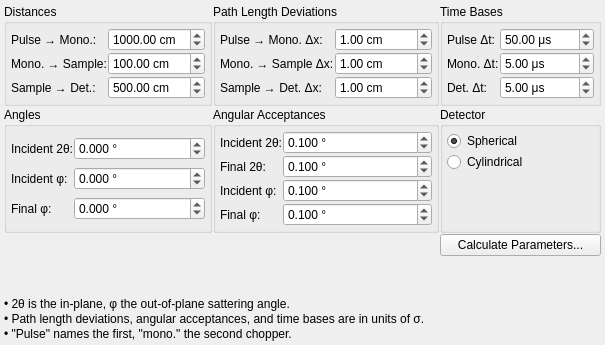
     <widget class="QWidget" name="tabViol">
      <attribute name="title">
       <string>TOF</string>
      </attribute>
      <layout class="QGridLayout" name="gridLayout_14">
       <property name="leftMargin">
        <number>4</number>
       </property>
       <property name="topMargin">
        <number>4</number>
       </property>
       <property name="rightMargin">
        <number>4</number>
       </property>
       <property name="bottomMargin">
        <number>4</number>
       </property>
       <property name="spacing">
        <number>1</number>
       </property>
       <item row="0" column="2">
        <widget class="QGroupBox" name="groupBox_22">
         <property name="title">
          <string>Time Bases</string>
         </property>
         <layout class="QGridLayout" name="gridLayout_26">
          <property name="leftMargin">
           <number>4</number>
          </property>
          <property name="topMargin">
           <number>4</number>
          </property>
          <property name="rightMargin">
           <number>4</number>
          </property>
          <property name="bottomMargin">
           <number>4</number>
          </property>
          <property name="spacing">
           <number>1</number>
          </property>
          <item row="0" column="0">
           <widget class="QLabel" name="label_72">
            <property name="sizePolicy">
             <sizepolicy hsizetype="Fixed" vsizetype="Preferred">
              <horstretch>0</horstretch>
              <verstretch>0</verstretch>
             </sizepolicy>
            </property>
            <property name="text">
             <string>Pulse Δt:</string>
            </property>
           </widget>
          </item>
          <item row="0" column="1">
           <widget class="QDoubleSpinBox" name="spinTofPulseSig">
            <property name="toolTip">
             <string>Calculate from chopper frequency.</string>
            </property>
            <property name="prefix">
             <string/>
            </property>
            <property name="suffix">
             <string> μs</string>
            </property>
            <property name="decimals">
             <number>2</number>
            </property>
            <property name="maximum">
             <double>99999.000000000000000</double>
            </property>
            <property name="singleStep">
             <double>0.100000000000000</double>
            </property>
            <property name="value">
             <double>50.000000000000000</double>
            </property>
           </widget>
          </item>
          <item row="1" column="0">
           <widget class="QLabel" name="label_73">
            <property name="sizePolicy">
             <sizepolicy hsizetype="Fixed" vsizetype="Preferred">
              <horstretch>0</horstretch>
              <verstretch>0</verstretch>
             </sizepolicy>
            </property>
            <property name="text">
             <string>Mono. Δt:</string>
            </property>
           </widget>
          </item>
          <item row="1" column="1">
           <widget class="QDoubleSpinBox" name="spinTofMonoSig">
            <property name="toolTip">
             <string>Calculate from chopper frequency.</string>
            </property>
            <property name="prefix">
             <string/>
            </property>
            <property name="suffix">
             <string> μs</string>
            </property>
            <property name="decimals">
             <number>2</number>
            </property>
            <property name="maximum">
             <double>99999.000000000000000</double>
            </property>
            <property name="singleStep">
             <double>0.100000000000000</double>
            </property>
            <property name="value">
             <double>5.000000000000000</double>
            </property>
           </widget>
          </item>
          <item row="2" column="0">
           <widget class="QLabel" name="label_74">
            <property name="sizePolicy">
             <sizepolicy hsizetype="Fixed" vsizetype="Preferred">
              <horstretch>0</horstretch>
              <verstretch>0</verstretch>
             </sizepolicy>
            </property>
            <property name="text">
             <string>Det. Δt:</string>
            </property>
           </widget>
          </item>
          <item row="2" column="1">
           <widget class="QDoubleSpinBox" name="spinTofDetSig">
            <property name="toolTip">
             <string>Calculate from detector time resolution.</string>
            </property>
            <property name="prefix">
             <string/>
            </property>
            <property name="suffix">
             <string> μs</string>
            </property>
            <property name="decimals">
             <number>2</number>
            </property>
            <property name="maximum">
             <double>99999.000000000000000</double>
            </property>
            <property name="singleStep">
             <double>0.100000000000000</double>
            </property>
            <property name="value">
             <double>5.000000000000000</double>
            </property>
           </widget>
          </item>
         </layout>
        </widget>
       </item>
       <item row="4" column="0" colspan="3">
        <widget class="QLabel" name="label_11">
         <property name="text">
          <string>• 2θ is the in-plane, φ the out-of-plane sattering angle.</string>
         </property>
        </widget>
       </item>
       <item row="0" column="0">
        <widget class="QGroupBox" name="groupBox_20">
         <property name="title">
          <string>Distances</string>
         </property>
         <layout class="QGridLayout" name="gridLayout_22">
          <property name="leftMargin">
           <number>4</number>
          </property>
          <property name="topMargin">
           <number>4</number>
          </property>
          <property name="rightMargin">
           <number>4</number>
          </property>
          <property name="bottomMargin">
           <number>4</number>
          </property>
          <property name="spacing">
           <number>1</number>
          </property>
          <item row="0" column="0">
           <widget class="QLabel" name="label_66">
            <property name="sizePolicy">
             <sizepolicy hsizetype="Fixed" vsizetype="Preferred">
              <horstretch>0</horstretch>
              <verstretch>0</verstretch>
             </sizepolicy>
            </property>
            <property name="text">
             <string>Pulse → Mono.:</string>
            </property>
           </widget>
          </item>
          <item row="0" column="1">
           <widget class="QDoubleSpinBox" name="spinDistTofPulseMono">
            <property name="suffix">
             <string> cm</string>
            </property>
            <property name="decimals">
             <number>2</number>
            </property>
            <property name="maximum">
             <double>99999.000000000000000</double>
            </property>
            <property name="singleStep">
             <double>1.000000000000000</double>
            </property>
            <property name="value">
             <double>1000.000000000000000</double>
            </property>
           </widget>
          </item>
          <item row="1" column="0">
           <widget class="QLabel" name="label_67">
            <property name="sizePolicy">
             <sizepolicy hsizetype="Fixed" vsizetype="Preferred">
              <horstretch>0</horstretch>
              <verstretch>0</verstretch>
             </sizepolicy>
            </property>
            <property name="text">
             <string>Mono. → Sample:</string>
            </property>
           </widget>
          </item>
          <item row="1" column="1">
           <widget class="QDoubleSpinBox" name="spinDistTofMonoSample">
            <property name="suffix">
             <string> cm</string>
            </property>
            <property name="decimals">
             <number>2</number>
            </property>
            <property name="maximum">
             <double>99999.000000000000000</double>
            </property>
            <property name="singleStep">
             <double>1.000000000000000</double>
            </property>
            <property name="value">
             <double>100.000000000000000</double>
            </property>
           </widget>
          </item>
          <item row="2" column="0">
           <widget class="QLabel" name="label_68">
            <property name="sizePolicy">
             <sizepolicy hsizetype="Fixed" vsizetype="Preferred">
              <horstretch>0</horstretch>
              <verstretch>0</verstretch>
             </sizepolicy>
            </property>
            <property name="text">
             <string>Sample → Det.:</string>
            </property>
           </widget>
          </item>
          <item row="2" column="1">
           <widget class="QDoubleSpinBox" name="spinDistTofSampleDet">
            <property name="suffix">
             <string> cm</string>
            </property>
            <property name="decimals">
             <number>2</number>
            </property>
            <property name="maximum">
             <double>99999.000000000000000</double>
            </property>
            <property name="singleStep">
             <double>1.000000000000000</double>
            </property>
            <property name="value">
             <double>500.000000000000000</double>
            </property>
           </widget>
          </item>
         </layout>
        </widget>
       </item>
       <item row="0" column="1">
        <widget class="QGroupBox" name="groupBox_21">
         <property name="title">
          <string>Path Length Deviations</string>
         </property>
         <layout class="QGridLayout" name="gridLayout_25">
          <property name="leftMargin">
           <number>4</number>
          </property>
          <property name="topMargin">
           <number>4</number>
          </property>
          <property name="rightMargin">
           <number>4</number>
          </property>
          <property name="bottomMargin">
           <number>4</number>
          </property>
          <property name="spacing">
           <number>1</number>
          </property>
          <item row="0" column="0">
           <widget class="QLabel" name="label_69">
            <property name="text">
             <string>Pulse → Mono. Δx:</string>
            </property>
           </widget>
          </item>
          <item row="0" column="1">
           <widget class="QDoubleSpinBox" name="spinDistTofPulseMonoSig">
            <property name="suffix">
             <string> cm</string>
            </property>
            <property name="decimals">
             <number>2</number>
            </property>
            <property name="maximum">
             <double>99999.000000000000000</double>
            </property>
            <property name="singleStep">
             <double>0.100000000000000</double>
            </property>
            <property name="value">
             <double>1.000000000000000</double>
            </property>
           </widget>
          </item>
          <item row="1" column="0">
           <widget class="QLabel" name="label_70">
            <property name="text">
             <string>Mono. → Sample Δx:</string>
            </property>
           </widget>
          </item>
          <item row="1" column="1">
           <widget class="QDoubleSpinBox" name="spinDistTofMonoSampleSig">
            <property name="suffix">
             <string> cm</string>
            </property>
            <property name="decimals">
             <number>2</number>
            </property>
            <property name="maximum">
             <double>99999.000000000000000</double>
            </property>
            <property name="singleStep">
             <double>0.100000000000000</double>
            </property>
            <property name="value">
             <double>1.000000000000000</double>
            </property>
           </widget>
          </item>
          <item row="2" column="0">
           <widget class="QLabel" name="label_71">
            <property name="text">
             <string>Sample → Det. Δx:</string>
            </property>
           </widget>
          </item>
          <item row="2" column="1">
           <widget class="QDoubleSpinBox" name="spinDistTofSampleDetSig">
            <property name="suffix">
             <string> cm</string>
            </property>
            <property name="decimals">
             <number>2</number>
            </property>
            <property name="maximum">
             <double>99999.000000000000000</double>
            </property>
            <property name="singleStep">
             <double>0.100000000000000</double>
            </property>
            <property name="value">
             <double>1.000000000000000</double>
            </property>
           </widget>
          </item>
         </layout>
        </widget>
       </item>
       <item row="1" column="0">
        <widget class="QGroupBox" name="groupBox_23">
         <property name="title">
          <string>Angles</string>
         </property>
         <layout class="QGridLayout" name="gridLayout_23">
          <property name="leftMargin">
           <number>4</number>
          </property>
          <property name="topMargin">
           <number>4</number>
          </property>
          <property name="rightMargin">
           <number>4</number>
          </property>
          <property name="bottomMargin">
           <number>4</number>
          </property>
          <property name="spacing">
           <number>1</number>
          </property>
          <item row="0" column="0">
           <widget class="QLabel" name="label_75">
            <property name="sizePolicy">
             <sizepolicy hsizetype="Fixed" vsizetype="Preferred">
              <horstretch>0</horstretch>
              <verstretch>0</verstretch>
             </sizepolicy>
            </property>
            <property name="text">
             <string>Incident 2θ:</string>
            </property>
           </widget>
          </item>
          <item row="0" column="1">
           <widget class="QDoubleSpinBox" name="spinTof2thI">
            <property name="prefix">
             <string/>
            </property>
            <property name="suffix">
             <string> °</string>
            </property>
            <property name="decimals">
             <number>3</number>
            </property>
            <property name="minimum">
             <double>-360.000000000000000</double>
            </property>
            <property name="maximum">
             <double>360.000000000000000</double>
            </property>
            <property name="singleStep">
             <double>0.100000000000000</double>
            </property>
            <property name="value">
             <double>0.000000000000000</double>
            </property>
           </widget>
          </item>
          <item row="1" column="0">
           <widget class="QLabel" name="label_76">
            <property name="sizePolicy">
             <sizepolicy hsizetype="Fixed" vsizetype="Preferred">
              <horstretch>0</horstretch>
              <verstretch>0</verstretch>
             </sizepolicy>
            </property>
            <property name="text">
             <string>Incident φ:</string>
            </property>
           </widget>
          </item>
          <item row="1" column="1">
           <widget class="QDoubleSpinBox" name="spinTofphI">
            <property name="prefix">
             <string/>
            </property>
            <property name="suffix">
             <string> °</string>
            </property>
            <property name="decimals">
             <number>3</number>
            </property>
            <property name="minimum">
             <double>-360.000000000000000</double>
            </property>
            <property name="maximum">
             <double>360.000000000000000</double>
            </property>
            <property name="singleStep">
             <double>0.100000000000000</double>
            </property>
            <property name="value">
             <double>0.000000000000000</double>
            </property>
           </widget>
          </item>
          <item row="2" column="0">
           <widget class="QLabel" name="label_77">
            <property name="sizePolicy">
             <sizepolicy hsizetype="Fixed" vsizetype="Preferred">
              <horstretch>0</horstretch>
              <verstretch>0</verstretch>
             </sizepolicy>
            </property>
            <property name="text">
             <string>Final φ:</string>
            </property>
           </widget>
          </item>
          <item row="2" column="1">
           <widget class="QDoubleSpinBox" name="spinTofphF">
            <property name="prefix">
             <string/>
            </property>
            <property name="suffix">
             <string> °</string>
            </property>
            <property name="decimals">
             <number>3</number>
            </property>
            <property name="minimum">
             <double>-360.000000000000000</double>
            </property>
            <property name="maximum">
             <double>360.000000000000000</double>
            </property>
            <property name="singleStep">
             <double>0.100000000000000</double>
            </property>
            <property name="value">
             <double>0.000000000000000</double>
            </property>
           </widget>
          </item>
         </layout>
        </widget>
       </item>
       <item row="1" column="1">
        <widget class="QGroupBox" name="groupBox_24">
         <property name="toolTip">
          <string>Calculate either from collimation or from critical reflection angle of the guide.</string>
         </property>
         <property name="title">
          <string>Angular Acceptances</string>
         </property>
         <layout class="QGridLayout" name="gridLayout_24">
          <property name="leftMargin">
           <number>4</number>
          </property>
          <property name="topMargin">
           <number>4</number>
          </property>
          <property name="rightMargin">
           <number>4</number>
          </property>
          <property name="bottomMargin">
           <number>4</number>
          </property>
          <property name="spacing">
           <number>1</number>
          </property>
          <item row="0" column="0">
           <widget class="QLabel" name="label_78">
            <property name="sizePolicy">
             <sizepolicy hsizetype="Fixed" vsizetype="Preferred">
              <horstretch>0</horstretch>
              <verstretch>0</verstretch>
             </sizepolicy>
            </property>
            <property name="text">
             <string>Incident 2θ:</string>
            </property>
           </widget>
          </item>
          <item row="0" column="1">
           <widget class="QDoubleSpinBox" name="spinTof2thISig">
            <property name="prefix">
             <string/>
            </property>
            <property name="suffix">
             <string> °</string>
            </property>
            <property name="decimals">
             <number>3</number>
            </property>
            <property name="maximum">
             <double>360.000000000000000</double>
            </property>
            <property name="singleStep">
             <double>0.010000000000000</double>
            </property>
            <property name="value">
             <double>0.100000000000000</double>
            </property>
           </widget>
          </item>
          <item row="1" column="0">
           <widget class="QLabel" name="label_81">
            <property name="sizePolicy">
             <sizepolicy hsizetype="Fixed" vsizetype="Preferred">
              <horstretch>0</horstretch>
              <verstretch>0</verstretch>
             </sizepolicy>
            </property>
            <property name="text">
             <string>Final 2θ:</string>
            </property>
           </widget>
          </item>
          <item row="1" column="1">
           <widget class="QDoubleSpinBox" name="spinTof2thFSig">
            <property name="prefix">
             <string/>
            </property>
            <property name="suffix">
             <string> °</string>
            </property>
            <property name="decimals">
             <number>3</number>
            </property>
            <property name="maximum">
             <double>360.000000000000000</double>
            </property>
            <property name="singleStep">
             <double>0.010000000000000</double>
            </property>
            <property name="value">
             <double>0.100000000000000</double>
            </property>
           </widget>
          </item>
          <item row="2" column="0">
           <widget class="QLabel" name="label_79">
            <property name="sizePolicy">
             <sizepolicy hsizetype="Fixed" vsizetype="Preferred">
              <horstretch>0</horstretch>
              <verstretch>0</verstretch>
             </sizepolicy>
            </property>
            <property name="text">
             <string>Incident φ:</string>
            </property>
           </widget>
          </item>
          <item row="2" column="1">
           <widget class="QDoubleSpinBox" name="spinTofphISig">
            <property name="prefix">
             <string/>
            </property>
            <property name="suffix">
             <string> °</string>
            </property>
            <property name="decimals">
             <number>3</number>
            </property>
            <property name="maximum">
             <double>360.000000000000000</double>
            </property>
            <property name="singleStep">
             <double>0.010000000000000</double>
            </property>
            <property name="value">
             <double>0.100000000000000</double>
            </property>
           </widget>
          </item>
          <item row="3" column="0">
           <widget class="QLabel" name="label_80">
            <property name="sizePolicy">
             <sizepolicy hsizetype="Fixed" vsizetype="Preferred">
              <horstretch>0</horstretch>
              <verstretch>0</verstretch>
             </sizepolicy>
            </property>
            <property name="text">
             <string>Final φ:</string>
            </property>
           </widget>
          </item>
          <item row="3" column="1">
           <widget class="QDoubleSpinBox" name="spinTofphFSig">
            <property name="prefix">
             <string/>
            </property>
            <property name="suffix">
             <string> °</string>
            </property>
            <property name="decimals">
             <number>3</number>
            </property>
            <property name="maximum">
             <double>360.000000000000000</double>
            </property>
            <property name="singleStep">
             <double>0.010000000000000</double>
            </property>
            <property name="value">
             <double>0.100000000000000</double>
            </property>
           </widget>
          </item>
         </layout>
        </widget>
       </item>
       <item row="5" column="0" colspan="3">
        <widget class="QLabel" name="label_12">
         <property name="text">
          <string>• Path length deviations, angular acceptances, and time bases are in units of σ.</string>
         </property>
        </widget>
       </item>
       <item row="6" column="0" colspan="3">
        <widget class="QLabel" name="label_13">
         <property name="text">
          <string>• &quot;Pulse&quot; names the first, &quot;mono.&quot; the second chopper.</string>
         </property>
        </widget>
       </item>
       <item row="1" column="2">
        <widget class="QGroupBox" name="groupBox_25">
         <property name="title">
          <string>Detector</string>
         </property>
         <layout class="QGridLayout" name="gridLayout_15">
          <property name="leftMargin">
           <number>4</number>
          </property>
          <property name="topMargin">
           <number>4</number>
          </property>
          <property name="rightMargin">
           <number>4</number>
          </property>
          <property name="bottomMargin">
           <number>4</number>
          </property>
          <property name="spacing">
           <number>1</number>
          </property>
          <item row="2" column="0">
           <spacer name="verticalSpacer_4">
            <property name="orientation">
             <enum>Qt::Vertical</enum>
            </property>
            <property name="sizeHint" stdset="0">
             <size>
              <width>20</width>
              <height>40</height>
             </size>
            </property>
           </spacer>
          </item>
          <item row="1" column="0">
           <widget class="QRadioButton" name="radioTofDetCyl">
            <property name="text">
             <string>Cylindrical</string>
            </property>
           </widget>
          </item>
          <item row="0" column="0">
           <widget class="QRadioButton" name="radioTofDetSph">
            <property name="text">
             <string>Spherical</string>
            </property>
            <property name="checked">
             <bool>true</bool>
            </property>
           </widget>
          </item>
         </layout>
        </widget>
       </item>
       <item row="2" column="2">
        <widget class="QPushButton" name="btnTOFCalc">
         <property name="text">
          <string>Calculate Parameters...</string>
         </property>
        </widget>
       </item>
       <item row="3" column="0" colspan="3">
        <spacer name="verticalSpacer_2">
         <property name="orientation">
          <enum>Qt::Vertical</enum>
         </property>
         <property name="sizeHint" stdset="0">
          <size>
           <width>20</width>
           <height>40</height>
          </size>
         </property>
        </spacer>
       </item>
      </layout>
     </widget>
